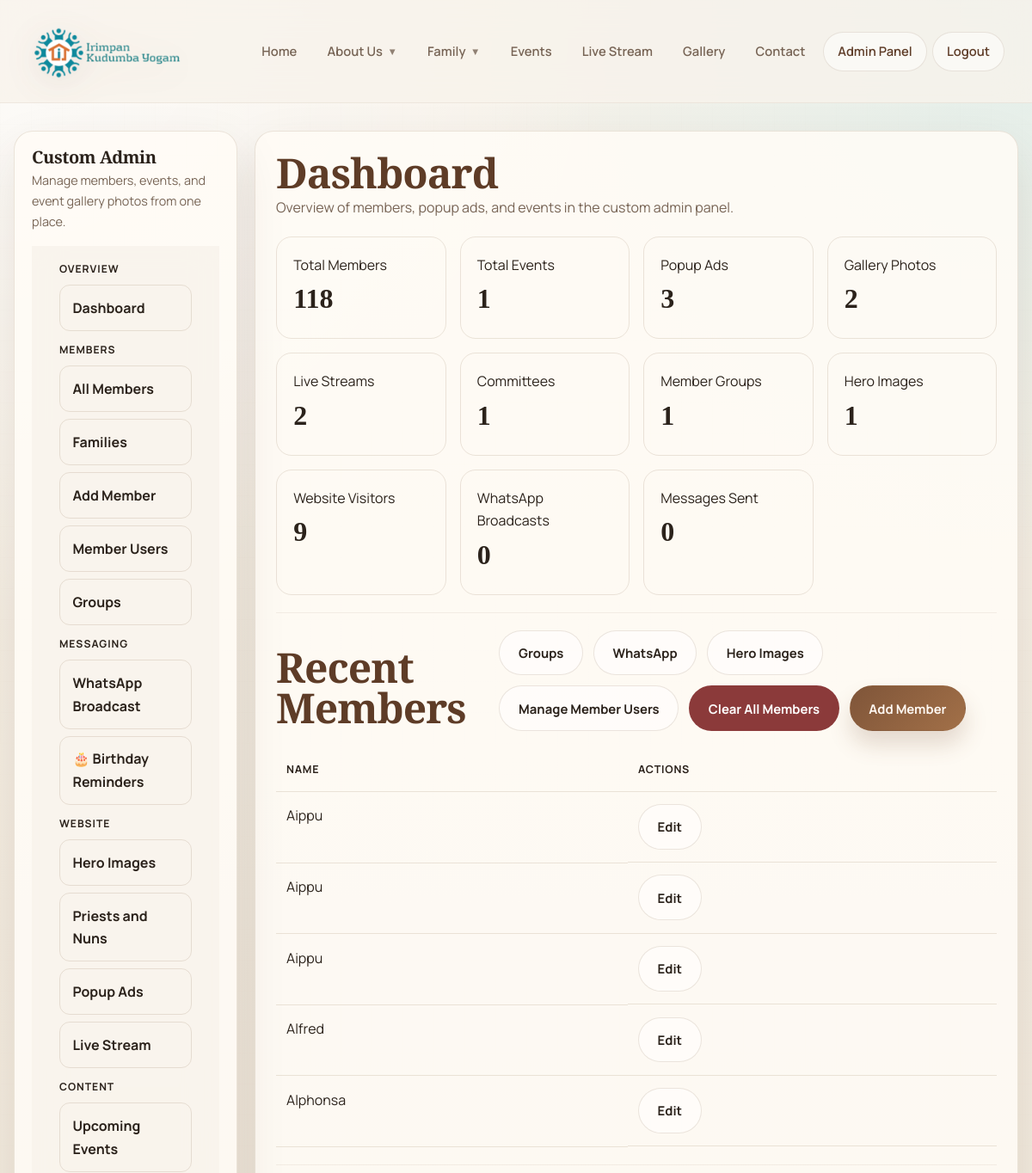
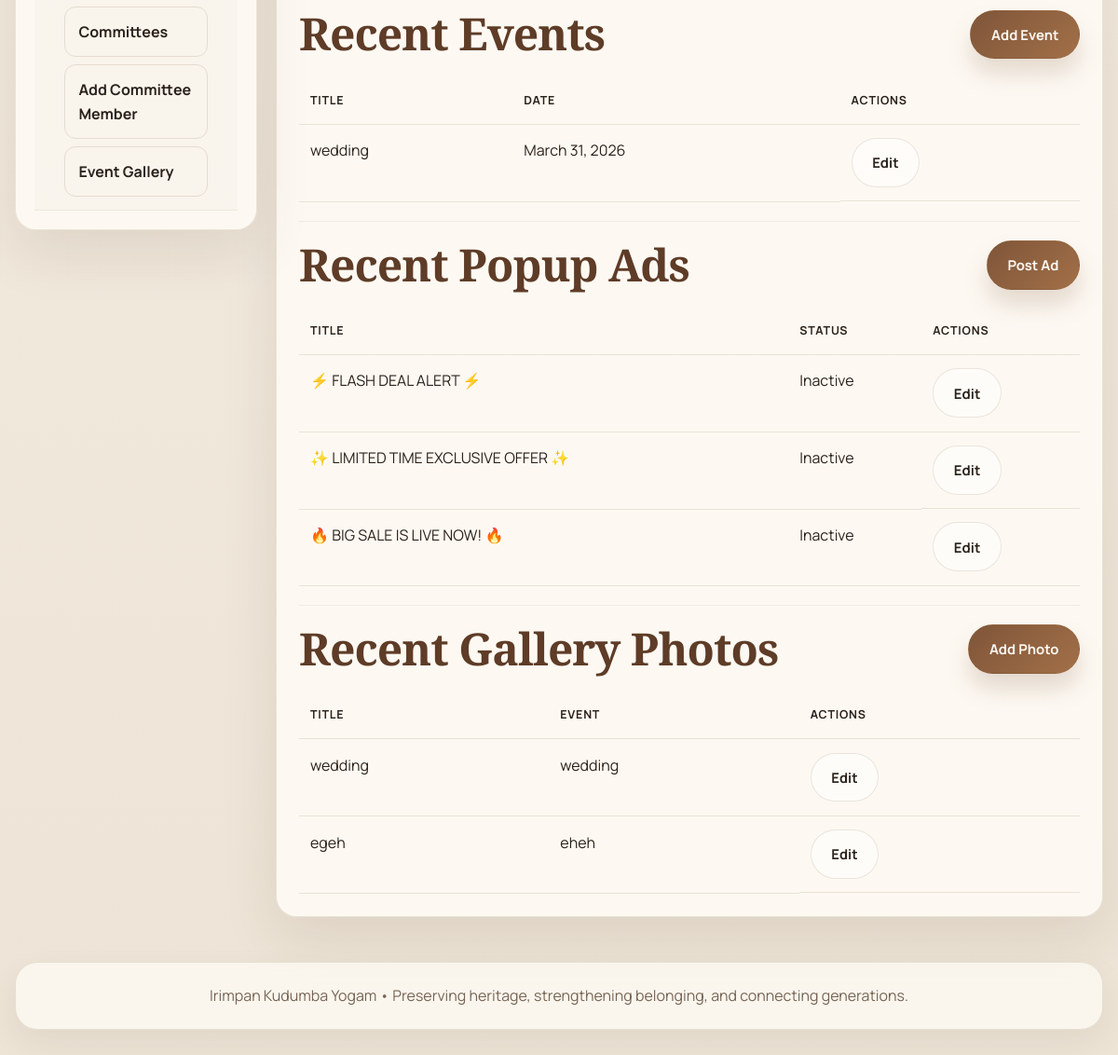
Page /admin-panel/ (signed in) on the committed database (2 pictures, top to bottom).
### tree/models.py (models this page shows, shortened)
class Person(models.Model):
    GENDER_CHOICES = [
        ('M', 'Male'),
        ('F', 'Female'),
        ('O', 'Other'),
    ]
    first_name = models.CharField(max_length=100)
    last_name = models.CharField(max_length=100, blank=True)
    gender = models.CharField(max_length=1, choices=GENDER_CHOICES, default='O')
    birth_date = models.DateField(null=True, blank=True)
    death_date = models.DateField(null=True, blank=True)
    birth_place = models.CharField(max_length=200, blank=True)
    email = models.EmailField(blank=True)
    phone = models.CharField(max_length=30, blank=True)
    blood_group = models.CharField(max_length=10, blank=True)
    current_address = models.TextField(blank=True)
    living_separately = models.BooleanField(default=False)
    bio = models.TextField(blank=True)
    photo = models.ImageField(upload_to='photos/', null=True, blank=True)
    family_photo = models.ImageField(upload_to='family_photos/', null=True, blank=True)
    father = models.ForeignKey(
        'self', null=True, blank=True,
        on_delete=models.SET_NULL,
        related_name='children_as_father'
    )
    mother = models.ForeignKey(
        'self', null=True, blank=True,
        on_delete=models.SET_NULL,
        related_name='children_as_mother'
    )
    spouse = models.ForeignKey(
        'self', null=True, blank=True,
        on_delete=models.SET_NULL,
        related_name='married_to'
    )
    wedding_date = models.DateField(null=True, blank=True)
    has_multiple_spouses = models.BooleanField(default=False)
    additional_spouses = models.ManyToManyField(
        'self',
        blank=True,
        symmetrical=True,
    )
    family = models.ForeignKey(
        'Family',
        null=True,
        blank=True,
        on_delete=models.SET_NULL,
        related_name='members',
    )
    groups = models.ManyToManyField('MemberGroup', blank=True, related_name='people')
    user = models.OneToOneField(
        settings.AUTH_USER_MODEL,
        null=True,
        blank=True,
        on_delete=models.SET_NULL,
        related_name='family_member_profile',
    )
    created_at = models.DateTimeField(auto_now_add=True)
    class Meta:
        ordering = ['last_name', 'first_name']
    @property
    def full_name(self):
        return f"{self.first_name} {self.last_name}".strip()

class Event(models.Model):
    title = models.CharField(max_length=200)
    tag = models.CharField(max_length=80, blank=True)
    event_date = models.DateField()
    location = models.CharField(max_length=200, blank=True)
    description = models.TextField()
    image = models.ImageField(upload_to='events/', null=True, blank=True)
    created_at = models.DateTimeField(auto_now_add=True)
    class Meta:
        ordering = ['event_date', 'title']

class SiteAd(models.Model):
    DISPLAY_POPUP = 'popup'
    DISPLAY_SIDE = 'side'
    DISPLAY_SECTION = 'section'
    DISPLAY_CHOICES = [
        (DISPLAY_POPUP, 'Popup'),
        (DISPLAY_SIDE, 'Side Ad'),
        (DISPLAY_SECTION, 'Home Section'),
    ]
    title = models.CharField(max_length=200)
    message = models.TextField(blank=True, default='')
    image = models.ImageField(upload_to='ads/', null=True, blank=True)
    button_text = models.CharField(max_length=80, blank=True)
    button_url = models.URLField(blank=True)
    display_type = models.CharField(max_length=20, choices=DISPLAY_CHOICES, default=DISPLAY_POPUP)
    priority = models.PositiveIntegerField(default=0)
    is_active = models.BooleanField(default=True)
    show_as_popup = models.BooleanField(default=True)
    start_date = models.DateField(null=True, blank=True)
    end_date = models.DateField(null=True, blank=True)
    created_by = models.ForeignKey(
        settings.AUTH_USER_MODEL,
        null=True,
        blank=True,
        on_delete=models.SET_NULL,
        related_name='site_ads',
    )
    created_at = models.DateTimeField(auto_now_add=True)
    class Meta:
        ordering = ['-priority', '-created_at', '-id']

class GalleryPhoto(models.Model):
    title = models.CharField(max_length=200)
    event = models.ForeignKey(Event, null=True, blank=True, on_delete=models.SET_NULL, related_name='gallery_photos')
    event_name = models.CharField(max_length=200)
    event_date = models.DateField(null=True, blank=True)
    image = models.ImageField(upload_to=gallery_upload_to)
    caption = models.TextField(blank=True)
    created_at = models.DateTimeField(auto_now_add=True)
    class Meta:
        ordering = ['-event_date', '-created_at', 'title']

### tree/views.py (the view)
# urls.py: path('admin-panel/', views.admin_panel, name='admin_panel'),
@admin_required
def admin_panel(request):
    if _is_family_member_user(request.user) and not _is_admin_user(request.user):
        return render(request, 'tree/admin_dashboard.html', _admin_context(request))
    people_count = Person.objects.count()
    event_count = Event.objects.count()
    ad_count = SiteAd.objects.count()
    live_stream = LiveStreamSettings.objects.order_by('-updated_at', '-id').first()
    live_stream_count = LiveStreamSettings.objects.count()
    committee_count = Committee.objects.count()
    member_group_count = MemberGroup.objects.count()
    hero_image_count = HeroImage.objects.count()
    whatsapp_broadcast_count = WhatsAppBroadcast.objects.count()
    total_whatsapp_message_sent_count = WhatsAppBroadcastRecipient.objects.filter(
        status=WhatsAppBroadcastRecipient.STATUS_SENT
    ).count()
    whatsapp_message_reset_offset = (
        SiteVisitCounter.objects.filter(key=WHATSAPP_MESSAGE_RESET_KEY)
        .values_list('total_visits', flat=True)
        .first()
        or 0
    )
    whatsapp_message_sent_count = max(total_whatsapp_message_sent_count - whatsapp_message_reset_offset, 0)
    site_visit_count = (
        SiteVisitCounter.objects.filter(key=SITE_VISIT_COUNTER_KEY)
        .values_list('total_visits', flat=True)
        .first()
        or 0
    )
    gallery_count = GalleryPhoto.objects.count()
    recent_people = Person.objects.all()[:5]
    recent_events = Event.objects.all()[:5]
    recent_ads = SiteAd.objects.all()[:5]
    recent_gallery = GalleryPhoto.objects.all()[:5]
    return render(request, 'tree/admin_dashboard.html', _admin_context(
        request,
        people_count=people_count,
        event_count=event_count,
        ad_count=ad_count,
        gallery_count=gallery_count,
        recent_people=recent_people,
        recent_events=recent_events,
        recent_ads=recent_ads,
        live_stream=live_stream,
        live_stream_count=live_stream_count,
        committee_count=committee_count,
        member_group_count=member_group_count,
        hero_image_count=hero_image_count,
        whatsapp_broadcast_count=whatsapp_broadcast_count,
        whatsapp_message_sent_count=whatsapp_message_sent_count,
        site_visit_count=site_visit_count,
        recent_gallery=recent_gallery,
    ))

### tree/templates/tree/admin_dashboard.html (shortened to what this page needs)
{% extends "tree/admin_base.html" %}
{% block admin_content %}
<div class="admin-head">
  <div>
    <h1 class="section-title">Dashboard</h1>
    <p>
      {% if is_family_member_user %}
      Choose where you want to contribute. Member logins can add upcoming events, popup ads, live stream links, and event gallery photos.
      {% else %}
      Overview of members, popup ads, and events in the custom admin panel.
      {% endif %}
    </p>
  </div>
</div>
{% if is_family_member_user and not is_admin_user %}
<div class="admin-stats">
  <div class="admin-stat">
    <span>Upcoming Events</span>
    <strong>Add</strong>
    <div class="admin-actions" style="margin-top:1rem;">
      <a href="{% url 'admin_event_add' %}" class="btn btn-primary">Add Event</a>
    </div>
  </div>
  <div class="admin-stat">
    <span>Popup Ads</span>
    <strong>Add</strong>
    <div class="admin-actions" style="margin-top:1rem;">
      <a href="{% url 'admin_ad_add' %}" class="btn btn-primary">Post Ad</a>
    </div>
  </div>
  <div class="admin-stat">
    <span>Event Gallery</span>
    <strong>Add</strong>
    <div class="admin-actions" style="margin-top:1rem;">
      <a href="{% url 'admin_gallery_add' %}" class="btn btn-primary">Add Photo</a>
    </div>
  </div>
  <div class="admin-stat">
    <span>Live Stream</span>
    <strong>Manage</strong>
    <div class="admin-actions" style="margin-top:1rem;">
      <a href="{% url 'admin_live_stream' %}" class="btn btn-primary">Manage Stream</a>
    </div>
  </div>
  <div class="admin-stat">
    <span>Committee</span>
    <strong>Add</strong>
    <div class="admin-actions" style="margin-top:1rem;">
      <a href="{% url 'admin_committee_add' %}" class="btn btn-primary">Add Committee</a>
    </div>
  </div>
  <div class="admin-stat">
    <span>Hero Images</span>
    <strong>Manage</strong>
    <div class="admin-actions" style="margin-top:1rem;">
      <a href="{% url 'admin_hero_image_add' %}" class="btn btn-primary">Add Hero Image</a>
    </div>
  </div>
</div>
{% else %}
<div class="admin-stats">
  <div class="admin-stat">
    <span>Total Members</span>
    <strong>{{ people_count }}</strong>
  </div>
  <div class="admin-stat">
    <span>Total Events</span>
    <strong>{{ event_count }}</strong>
  </div>
  <div class="admin-stat">
    <span>Popup Ads</span>
    <strong>{{ ad_count }}</strong>
  </div>
  <div class="admin-stat">
    <span>Gallery Photos</span>
    <strong>{{ gallery_count }}</strong>
  </div>
  <div class="admin-stat">
    <span>Live Streams</span>
    <strong>{{ live_stream_count }}</strong>
  </div>
  <div class="admin-stat">
    <span>Committees</span>
    <strong>{{ committee_count }}</strong>
  </div>
  <div class="admin-stat">
    <span>Member Groups</span>
    <strong>{{ member_group_count }}</strong>
  </div>
  <div class="admin-stat">
    <span>Hero Images</span>
    <strong>{{ hero_image_count }}</strong>
  </div>
  <div class="admin-stat">
    <span>Website Visitors</span>
    <strong>{{ site_visit_count }}</strong>
  </div>
  <div class="admin-stat">
    <span>WhatsApp Broadcasts</span>
    <strong>{{ whatsapp_broadcast_count }}</strong>
  </div>
  <div class="admin-stat">
    <span>Messages Sent</span>
    <strong>{{ whatsapp_message_sent_count }}</strong>
  </div>
</div>
<hr class="divider">
{% if can_manage_members %}
  <div class="admin-head">
  <div><h2 class="section-title">Recent Members</h2></div>
  <div class="admin-actions">
    <a href="{% url 'admin_member_segments' %}" class="btn btn-secondary">Groups</a>
    <a href="{% url 'admin_whatsapp_broadcast' %}" class="btn btn-secondary">WhatsApp</a>
    <a href="{% url 'admin_hero_images' %}" class="btn btn-secondary">Hero Images</a>
    <a href="{% url 'admin_member_users' %}" class="btn btn-secondary">Manage Member Users</a>
    <a href="{% url 'admin_members_clear_all' %}" class="btn btn-danger">Clear All Members</a>
    <a href="{% url 'admin_member_add' %}" class="btn btn-primary">Add Member</a>
  </div>
</div>
<div class="admin-table-wrap">
  <table class="admin-table">
    <thead><tr><th>Name</th><th>Actions</th></tr></thead>
    <tbody>
      {% for person in recent_people %}
      <tr>
        <td>{{ person.full_name }}</td>
        <td class="admin-actions"><a href="{% url 'admin_member_edit' person.pk %}" class="btn btn-secondary">Edit</a></td>
      </tr>
      {% empty %}
      <tr><td colspan="2">No members found.</td></tr>
      {% endfor %}
    </tbody>
  </table>
</div>
<hr class="divider">
{% endif %}
{% if can_manage_events %}
<div class="admin-head">
  <div><h2 class="section-title">Recent Events</h2></div>
  <a href="{% url 'admin_event_add' %}" class="btn btn-primary">Add Event</a>
</div>
<div class="admin-table-wrap">
  <table class="admin-table">
    <thead><tr><th>Title</th><th>Date</th><th>Actions</th></tr></thead>
    <tbody>
      {% for event in recent_events %}
      <tr>
        <td>{{ event.title }}</td>
        <td>{{ event.event_date }}</td>
        <td class="admin-actions">
          {% if is_admin_user %}
          <a href="{% url 'admin_event_edit' event.pk %}" class="btn btn-secondary">Edit</a>
          {% else %}
          <span class="muted">View only</span>
          {% endif %}
        </td>
      </tr>
      {% empty %}
      <tr><td colspan="3">No events found.</td></tr>
      {% endfor %}
    </tbody>
  </table>
</div>
<hr class="divider">
{% endif %}
{% if can_manage_ads %}
<div class="admin-head">
  <div><h2 class="section-title">Recent Popup Ads</h2></div>
  <a href="{% url 'admin_ad_add' %}" class="btn btn-primary">Post Ad</a>
</div>
<div class="admin-table-wrap">
  <table class="admin-table">
    <thead><tr><th>Title</th><th>Status</th><th>Actions</th></tr></thead>
    <tbody>
      {% for ad in recent_ads %}
      <tr>
        <td>{{ ad.title }}</td>
        <td>
          {% if ad.is_active %}Active{% else %}Inactive{% endif %}
        </td>
        <td class="admin-actions">
          {% if is_admin_user %}
          <a href="{% url 'admin_ad_edit' ad.pk %}" class="btn btn-secondary">Edit</a>
          {% else %}
          <span class="muted">View only</span>
          {% endif %}
        </td>
      </tr>
      {% empty %}
      <tr><td colspan="3">No popup ads found.</td></tr>
      {% endfor %}
    </tbody>
  </table>
</div>
<hr class="divider">
{% endif %}
{% if can_manage_gallery %}
<div class="admin-head">
  <div><h2 class="section-title">Recent Gallery Photos</h2></div>
  <a href="{% url 'admin_gallery_add' %}" class="btn btn-primary">Add Photo</a>
</div>
<div class="admin-table-wrap">
  <table class="admin-table">
    <thead><tr><th>Title</th><th>Event</th><th>Actions</th></tr></thead>
    <tbody>
      {% for item in recent_gallery %}
      <tr>
        <td>{{ item.title }}</td>
        <td>{{ item.event_name }}</td>
        <td class="admin-actions">
          {% if is_admin_user %}
          <a href="{% url 'admin_gallery_edit' item.pk %}" class="btn btn-secondary">Edit</a>
          {% else %}
          <span class="muted">View only</span>
          {% endif %}
        </td>
      </tr>
      {% empty %}
      <tr><td colspan="3">No gallery photos found.</td></tr>
      {% endfor %}
    </tbody>
  </table>
</div>
{% endif %}
{% endif %}
{% endblock %}

### rows in the picture
Person: full_name "Aippu"
Person: full_name "Aippu"
Person: full_name "Aippu"
Person: full_name "Alfred"
Person: full_name "Alphonsa"
Event: title "wedding", event_date "March 31, 2026"
SiteAd: title "⚡ FLASH DEAL ALERT ⚡", is_active "Inactive"
SiteAd: title "✨ LIMITED TIME EXCLUSIVE OFFER ✨", is_active "Inactive"
SiteAd: title "🔥 BIG SALE IS LIVE NOW! 🔥", is_active "Inactive"
GalleryPhoto: title "wedding", event_name "wedding"
GalleryPhoto: title "egeh", event_name "eheh"

### other values in the picture
{{ people_count }} "118"
{{ event_count }} "1"
{{ ad_count }} "3"
{{ gallery_count }} "2"
{{ live_stream_count }} "2"
{{ committee_count }} "1"
{{ member_group_count }} "1"
{{ hero_image_count }} "1"
{{ site_visit_count }} "9"
{{ whatsapp_broadcast_count }} "0"
{{ whatsapp_message_sent_count }} "0"
